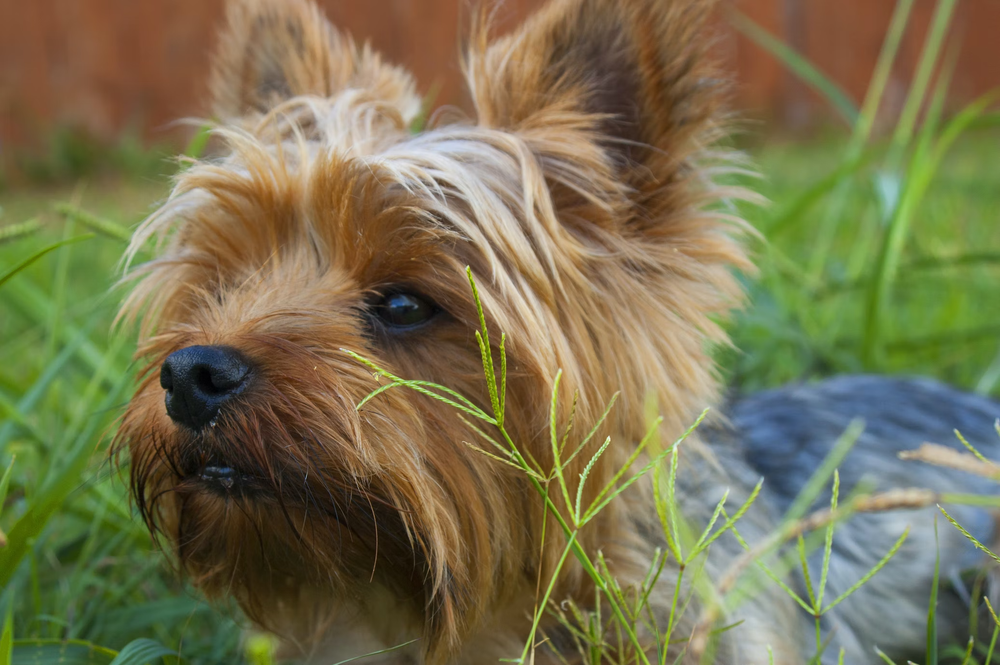
#> input picture images/dog.png, 1000 x 665 px, shrunk from 2073 x 1378 before the run
$ jupyter execute 04-images.ipynb   (shell and % lines are left out)
#> lines starting #> are read from the running program, lines starting #| are printed output that depends on the picture; after the words box and inside, x2 and y2 are one past the last pixel; in counts of white or black regions, pixels touching at a corner belong together
### Discussion 4

### Image processing

[cell 1]
# Automatically display matplotlib plots, so that we don't have to write `plt.show()`.
# Normally this should be in a cell at the top of the notebook.

[cell 2]
import matplotlib.pyplot as plt
import matplotlib.image as img

# Dog image from https://unsplash.com/photos/jx_kpR7cvDc
dog = img.imread("../images/dog.png")
#> dog is the input picture: shape (665, 1000, 3) float32; mean R, G, B 0.469, 0.448, 0.311
plt.imshow(dog)

type(dog)

[cell 3]
dog.shape
#> Out = (665, 1000, 3)

[cell 4]
dog_rg = dog.copy()
dog_rg[:,:,2] = 0
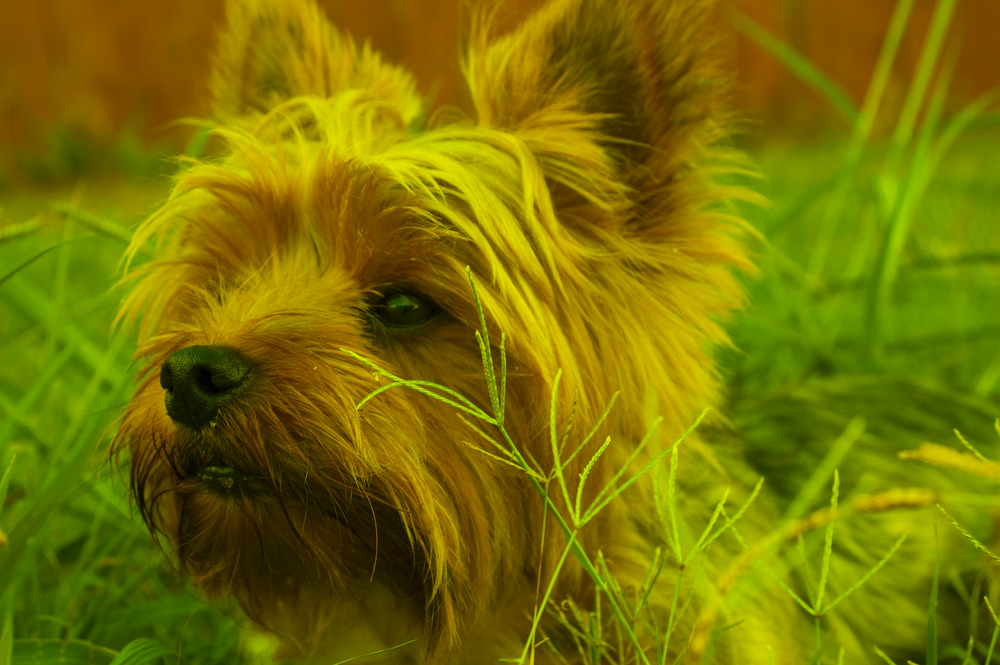
#> dog_rg: shape (665, 1000, 3) float32; mean R, G, B 0.469, 0.448, 0
plt.imshow(dog_rg)

Depending on which package you use to load an image, pixels may be encoded as integers or floating point (decimal) numbers. The scikit-image package has [some documentation](http://scikit-image.org/docs/dev/user_guide/data_types.html) about what these numbers typically mean.

[cell 5]
dog.dtype

Let's try to find all the green pixels and make them red.

How can we do this?

[cell 6]
reddog_rgb = dog.copy()
#reddog_rgb[:, :, 0] = 1 # Set red channel to large value.
reddog_rgb[:, :, 1] = 0 # Set green channel to small value.
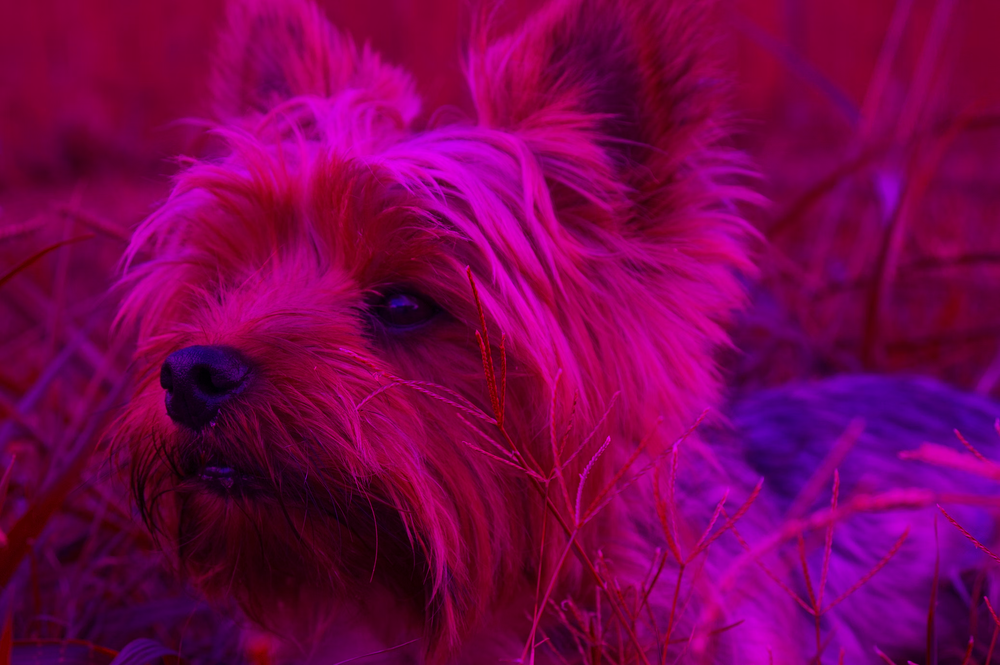
#> reddog_rgb: shape (665, 1000, 3) float32; mean R, G, B 0.469, 0, 0.311
plt.imshow(reddog_rgb)

Break problems into small steps.

If you're trying to figure out how something works, test on small "toy" examples and draw pictures.

[cell 7]
import numpy as np
import skimage as ski
import skimage.color

# Switch from (red, green, blue) to (hue, saturation, value).
# Hue is the color (from red to violet).
# Saturation is how colorful (from colorless to colorful).
# Value is how bright (from black to bright color).
dog_hsv = ski.color.rgb2hsv(dog)
#> dog_hsv: shape (665, 1000, 3) float32; mean of channels 0, 1, 2 0.186, 0.446, 0.515
plt.imshow(dog_hsv)

[cell 8]
dog_hsv.shape
#> Out = (665, 1000, 3)

 Start by taking a small piece of the dog image, say the lower left corner.

[cell 9]
grass = dog_hsv[-200:, :200, :] #dog_hsv[266-50:266, 0:50, :]
#> grass: shape (200, 200, 3) float32; mean of channels 0, 1, 2 0.255, 0.567, 0.367
plt.imshow(ski.color.hsv2rgb(grass))
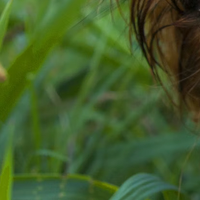
#> shown: shape (200, 200, 3) float32; mean R, G, B 0.26, 0.36, 0.166

How can we figure out what "green" looks like in HSV?

[cell 10]
mu = grass.mean(axis = (0, 1))
#> mu = [0.255, 0.567, 0.367]
mu
#> Out = [0.255, 0.567, 0.367]

We can preview this "green" by making a 2x2 swatch.

[cell 11]
swatch = np.stack(4 * [mu]).reshape((2, 2, 3))
plt.imshow(ski.color.hsv2rgb(swatch))
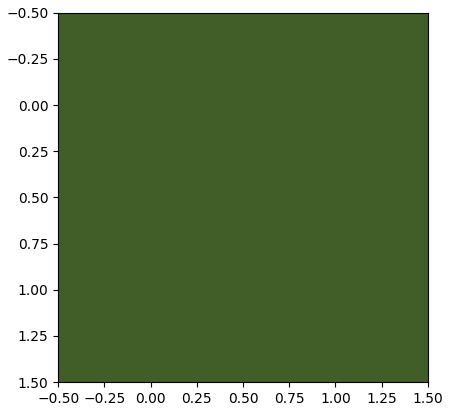
#> figure drawn by matplotlib, 1 panel

Now we need to get all pixels with a hue "nearby" the grass mean.

How can we define "nearby"?

[cell 12]
sd = grass.std(axis = (0, 1))
#> sd = [0.0771, 0.175, 0.0986]
sd
#> Out = [0.0771, 0.175, 0.0986]

[cell 13]
tol = (mu[0] - 3 * sd[0], mu[0] + 3 * sd[0])
#> tol = (0.0237, 0.486)
tol
#> Out = (0.0237, 0.486)

[cell 14]
reddog = dog_hsv.copy()
is_green = (tol[0] <= reddog[:, :, 0]) & (reddog[:, :, 0] <= tol[1])
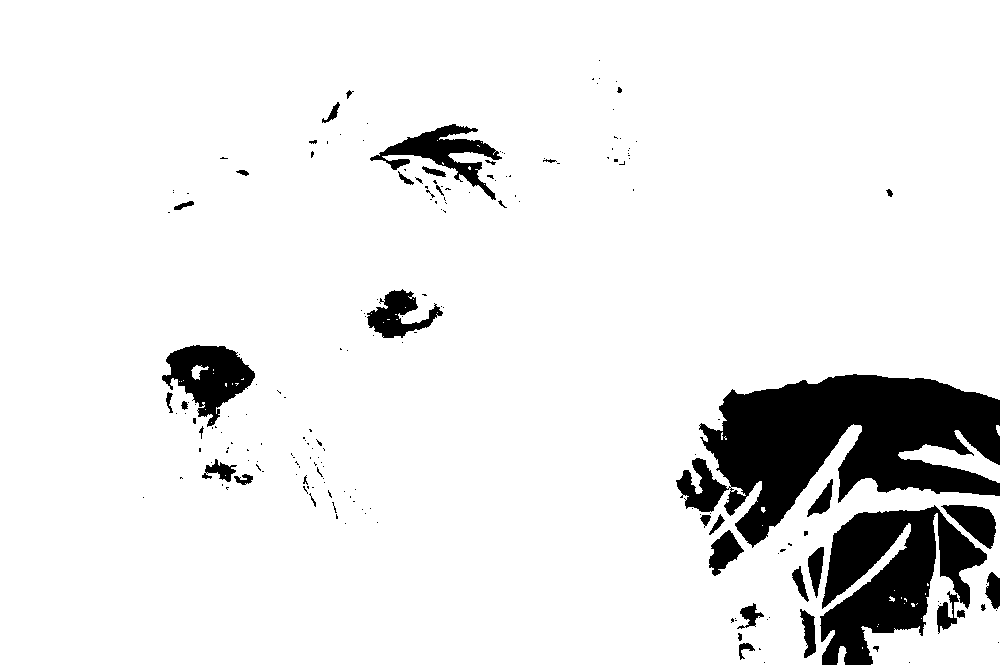
#> is_green: shape (665, 1000) bool; 90.9% white; 194 black regions (153 under 20 px), largest, box (x1, y1, x2, y2) and area: (676, 374, 1000, 548) 30201, (820, 505, 987, 665) 14472, (162, 345, 255, 427) 3934
reddog[is_green, 0] = 0
#> reddog: shape (665, 1000, 3) float32; mean of channels 0, 1, 2 0.0519, 0.446, 0.515
plt.imshow(ski.color.hsv2rgb(reddog))
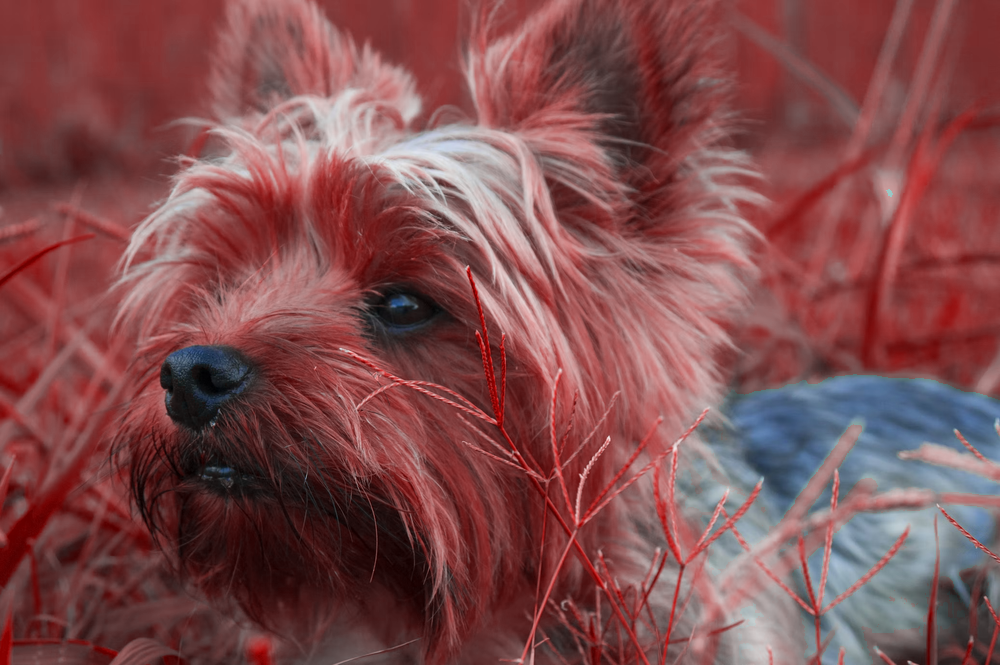
#> shown: shape (665, 1000, 3) float32; mean R, G, B 0.503, 0.304, 0.31
